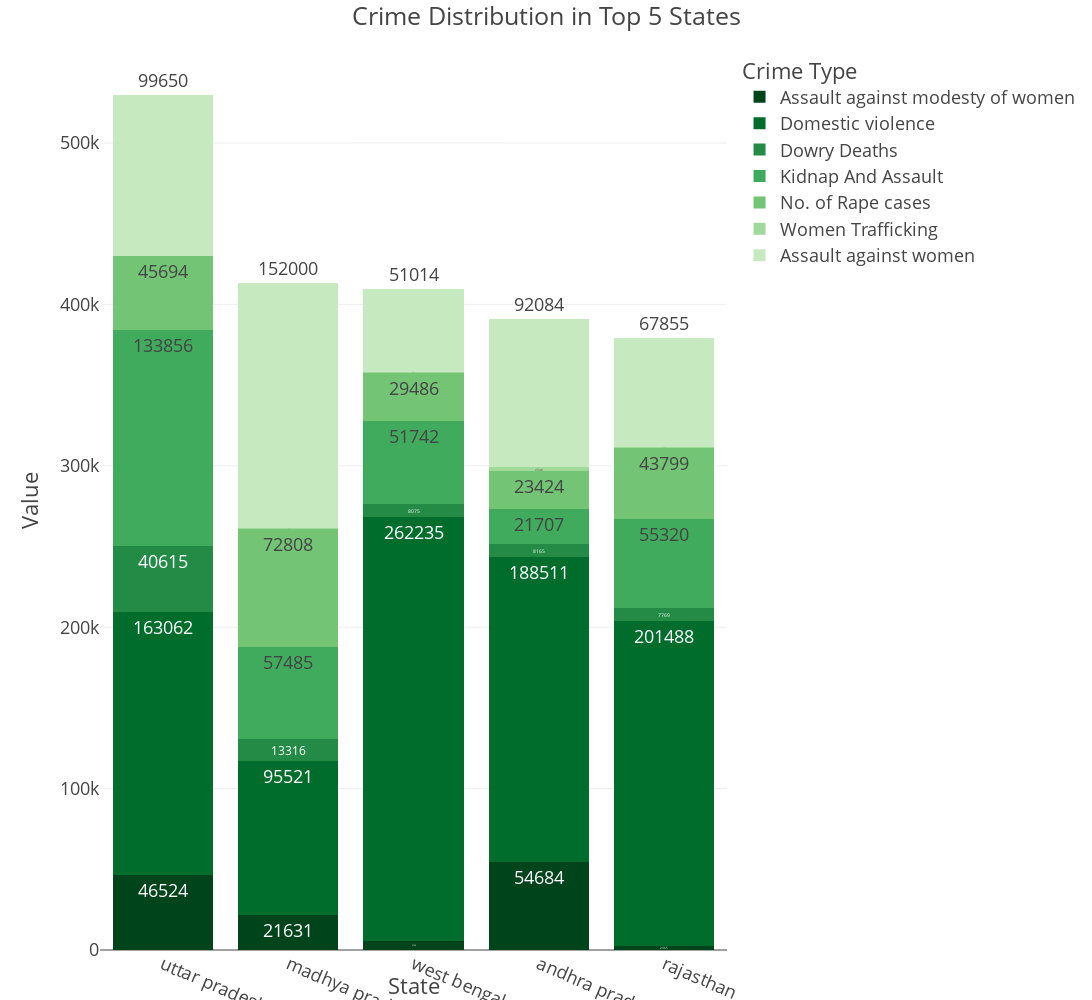

Source (notebook cell):
### Code cell
fig = px.bar(
    crime_by_state,
    x='State',
    y='Value',
    color='Crime Type',
    title='Crime Distribution in Top 5 States',
    barmode='stack',
    text='Value',
    height=1000,
    width=1200,
    template='presentation', 
    color_discrete_sequence=px.colors.sequential.Greens_r
)
fig.update_traces(textposition='outside')
fig.update_layout(
    xaxis_tickangle=23,
    margin=dict(l=100, r=50, t=50, b=50)
)
fig.write_image(os.path.join(results_dir, 'Top5_most_reported_bar_plot.jpg'))
fig.write_image(os.path.join(results_dir, 'Top5_most_reported_bar_plot.png'))
fig.write_html(os.path.join(results_dir, 'Top5_most_reported_bar_plot.html'))
fig.show()

### Figure 1 — Plotly figure (JSON) as saved in the notebook; plotly's stock layout.template omitted (floating-point values rounded to 4 significant figures)
{"data": [{"hovertemplate": "Crime Type=Assault against modesty of women<br>State=%{x}<br>Value=%{text}<extra></extra>", "legendgroup": "Assault against modesty of women", "marker": {"color": "rgb(0,68,27)", "pattern": {"shape": ""}}, "name": "Assault against modesty of women", "orientation": "v", "showlegend": true, "text": [46520.0, 21630.0, 5750.0, 54680.0, 2365.0], "textposition": "outside", "type": "bar", "x": ["uttar pradesh", "madhya pradesh", "west bengal", "andhra pradesh", "rajasthan"], "xaxis": "x", "y": [46524, 21631, 5750, 54684, 2365], "yaxis": "y"}, {"hovertemplate": "Crime Type=Domestic violence<br>State=%{x}<br>Value=%{text}<extra></extra>", "legendgroup": "Domestic violence", "marker": {"color": "rgb(0,109,44)", "pattern": {"shape": ""}}, "name": "Domestic violence", "orientation": "v", "showlegend": true, "text": [163100.0, 95520.0, 262200.0, 188500.0, 201500.0], "textposition": "outside", "type": "bar", "x": ["uttar pradesh", "madhya pradesh", "west bengal", "andhra pradesh", "rajasthan"], "xaxis": "x", "y": [163062, 95521, 262235, 188511, 201488], "yaxis": "y"}, {"hovertemplate": "Crime Type=Dowry Deaths<br>State=%{x}<br>Value=%{text}<extra></extra>", "legendgroup": "Dowry Deaths", "marker": {"color": "rgb(35,139,69)", "pattern": {"shape": ""}}, "name": "Dowry Deaths", "orientation": "v", "showlegend": true, "text": [40620.0, 13320.0, 8075.0, 8165.0, 7769.0], "textposition": "outside", "type": "bar", "x": ["uttar pradesh", "madhya pradesh", "west bengal", "andhra pradesh", "rajasthan"], "xaxis": "x", "y": [40615, 13316, 8075, 8165, 7769], "yaxis": "y"}, {"hovertemplate": "Crime Type=Kidnap And Assault<br>State=%{x}<br>Value=%{text}<extra></extra>", "legendgroup": "Kidnap And Assault", "marker": {"color": "rgb(65,171,93)", "pattern": {"shape": ""}}, "name": "Kidnap And Assault", "orientation": "v", "showlegend": true, "text": [133900.0, 57480.0, 51740.0, 21710.0, 55320.0], "textposition": "outside", "type": "bar", "x": ["uttar pradesh", "madhya pradesh", "west bengal", "andhra pradesh", "rajasthan"], "xaxis": "x", "y": [133856, 57485, 51742, 21707, 55320], "yaxis": "y"}, {"hovertemplate": "Crime Type=No. of Rape cases<br>State=%{x}<br>Value=%{text}<extra></extra>", "legendgroup": "No. of Rape cases", "marker": {"color": "rgb(116,196,118)", "pattern": {"shape": ""}}, "name": "No. of Rape cases", "orientation": "v", "showlegend": true, "text": [45690.0, 72810.0, 29490.0, 23420.0, 43800.0], "textposition": "outside", "type": "bar", "x": ["uttar pradesh", "madhya pradesh", "west bengal", "andhra pradesh", "rajasthan"], "xaxis": "x", "y": [45694, 72808, 29486, 23424, 43799], "yaxis": "y"}, {"hovertemplate": "Crime Type=Women Trafficking<br>State=%{x}<br>Value=%{text}<extra></extra>", "legendgroup": "Women Trafficking", "marker": {"color": "rgb(161,217,155)", "pattern": {"shape": ""}}, "name": "Women Trafficking", "orientation": "v", "showlegend": true, "text": [333.0, 396.0, 940.0, 2548.0, 668.0], "textposition": "outside", "type": "bar", "x": ["uttar pradesh", "madhya pradesh", "west bengal", "andhra pradesh", "rajasthan"], "xaxis": "x", "y": [333, 396, 940, 2548, 668], "yaxis": "y"}, {"hovertemplate": "Crime Type=Assault against women<br>State=%{x}<br>Value=%{text}<extra></extra>", "legendgroup": "Assault against women", "marker": {"color": "rgb(199,233,192)", "pattern": {"shape": ""}}, "name": "Assault against women", "orientation": "v", "showlegend": true, "text": [99650.0, 152000.0, 51010.0, 92080.0, 67860.0], "textposition": "outside", "type": "bar", "x": ["uttar pradesh", "madhya pradesh", "west bengal", "andhra pradesh", "rajasthan"], "xaxis": "x", "y": [99650, 152000, 51014, 92084, 67855], "yaxis": "y"}], "layout": {"barmode": "stack", "height": 1000, "legend": {"title": {"text": "Crime Type"}, "tracegroupgap": 0}, "margin": {"b": 50, "l": 100, "r": 50, "t": 50}, "title": {"text": "Crime Distribution in Top 5 States"}, "width": 1200, "xaxis": {"anchor": "y", "autorange": true, "domain": [0, 1], "range": [-0.5, 4.5], "tickangle": 23, "title": {"text": "State"}, "type": "category"}, "yaxis": {"anchor": "x", "autorange": true, "domain": [0, 1], "range": [0, 557600.0], "title": {"text": "Value"}, "type": "linear"}}}
